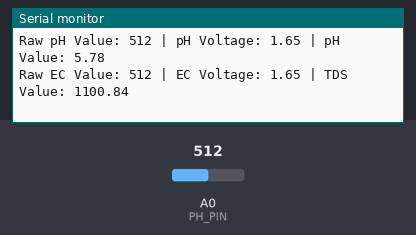
The sketch below on a simulated ESP8266 (NodeMCU). Shown: the last lines printed to the serial monitor. The inputs (shaded band) are chosen by the test bench; at power-on: A0 (PH_PIN) = 512. WiFi joins after 1.5 s; servers stay silent unless stated.

Above: at 3.0 s.
3.1 s: A0 (PH_PIN) set to 716
At 4.4 s:
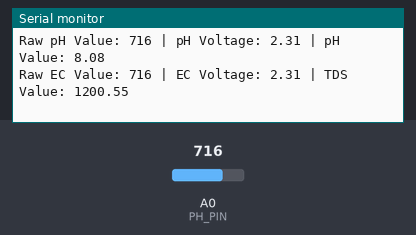
4.6 s: A0 (PH_PIN) set to 900
At 5.6 s:
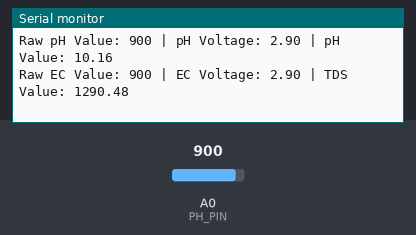
Timing chart, 0 to 7.6 s (numbered marks = the images above; inputs shaded):
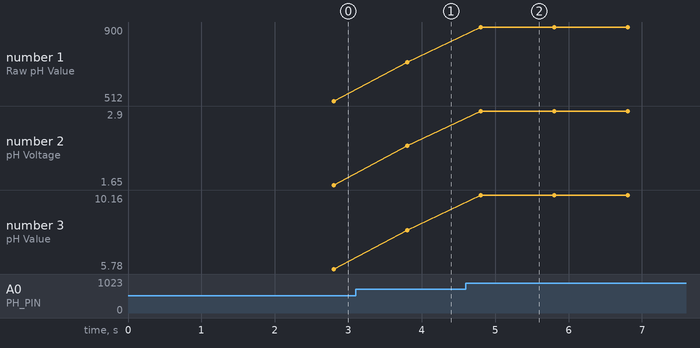

The sketch:

agri.ino
```cpp
#define BLYNK_TEMPLATE_ID "TMPL37_m7NvlU"
#define BLYNK_TEMPLATE_NAME "Hydroponics"
#define BLYNK_AUTH_TOKEN "1fvpgxwyr6HNyjLtty_sL3-oWI167YLg"

/* Comment this out to disable prints and save space */
#define BLYNK_PRINT Serial

#include <ESP8266WiFi.h>
#include <BlynkSimpleEsp8266.h>

// Define the analog pins for the sensors
#define PH_PIN A0  // ESP8266 has only one ADC pin, A0
#define EC_PIN D7  // Use the same pin for demonstration purposes

// Your WiFi credentials
const char* ssid = "Chicks_Hicks";
const char* password = "12345678";

float phValue;
float tdsValue;
int rawPhValue;
int rawEcValue;

// Conversion factor for TDS calculation
const float TDS_CONVERSION_FACTOR = 0.5; // Adjust based on your sensor

BlynkTimer timer;

// Function to read sensor data and send to Blynk
void sendSensorData() {
  // Read raw analog values from the sensors
  rawPhValue = analogRead(PH_PIN);
  rawEcValue = analogRead(EC_PIN);

  // Convert raw values to voltages
  float phVoltage = rawPhValue * (3.3 / 1023.0);
  float ecVoltage = rawEcValue * (3.3 / 1023.0);

  // Convert voltages to pH and EC values using appropriate formulas
  // For pH: assuming a linear relationship for demonstration purposes
  phValue = 3.5 * phVoltage;

  // Convert EC voltage to TDS value
  // EC in µS/cm = (EC_voltage / 3.3) * 1000
  // TDS in ppm = EC in µS/cm * TDS_CONVERSION_FACTOR
  float ecValue = (ecVoltage / 3.3) * 1000;
  tdsValue = ecValue * TDS_CONVERSION_FACTOR+850.6;

  // Send data to Blynk
  Blynk.virtualWrite(V0, phValue);
  Blynk.virtualWrite(V1, tdsValue);

  Serial.print("Raw pH Value: ");
  Serial.print(rawPhValue);
  Serial.print(" | pH Voltage: ");
  Serial.print(phVoltage);
  Serial.print(" | pH Value: ");
  Serial.println(phValue);

  Serial.print("Raw EC Value: ");
  Serial.print(rawEcValue);
  Serial.print(" | EC Voltage: ");
  Serial.print(ecVoltage);
  Serial.print(" | TDS Value: ");
  Serial.println(tdsValue);
}

void setup() {
  // Initialize serial communication at 115200 baud
  Serial.begin(115200);

  // Set the pH and EC pins as inputs
  pinMode(PH_PIN, INPUT);
  pinMode(EC_PIN, INPUT);

  // Initialize Blynk
  Blynk.begin(BLYNK_AUTH_TOKEN, ssid, password);

  // Setup a timer to send sensor data to Blynk every second
  timer.setInterval(1000L, sendSensorData);
}

void loop() {
  Blynk.run();
  timer.run();
}
```

Measured:
- after the input at 3.1 s, the serial monitor: prints a new line after 0.70 s (image 1)
- after the input at 4.6 s, the serial monitor: prints a new line after 0.20 s (image 2)
- plotted number 1: 512 → 716 after the input at 3.1 s, 716 → 900 after the input at 4.6 s
- plotted number 2: 1.65 → 2.31 after the input at 3.1 s, 2.31 → 2.9 after the input at 4.6 s
- plotted number 3: 5.78 → 8.08 after the input at 3.1 s, 8.08 → 10.16 after the input at 4.6 s
